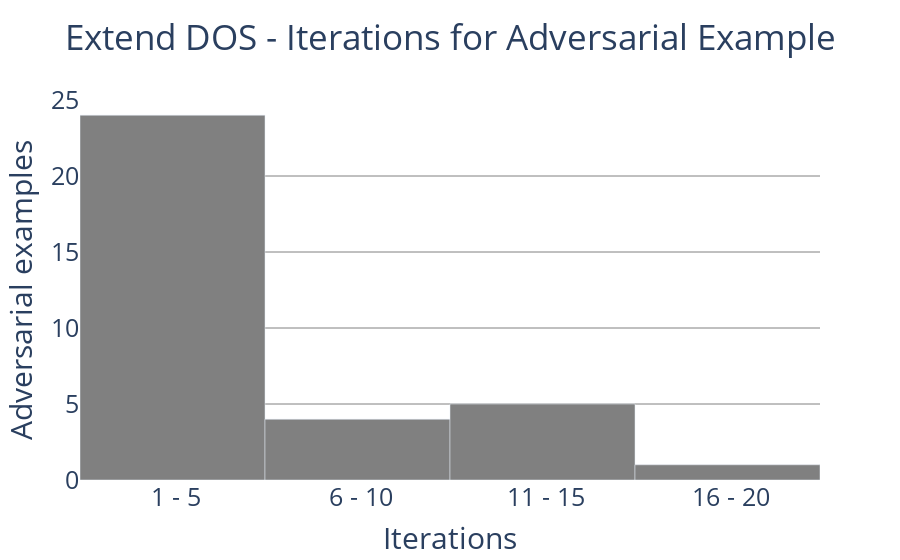

Write notebook code for a chart like this one.
### Code cell
dt = extenddos[0:4]
b = go.Bar(x = dt["Iterations"], y = dt["Adversarial examples"])

fig = go.Figure(data=b,layout=dict(title=dict(text="Extend DOS - Iterations for Adversarial Example", xanchor="center", x = 0.5)))
fig.update_layout(xaxis_title="Iterations",yaxis_title="Adversarial examples",bargap=0,colorway=["grey"],yaxis_range=[0,25],font=dict(size=25),plot_bgcolor="white",yaxis_gridcolor="grey")

### Figure 1 — Plotly figure (JSON) as saved in the notebook; plotly's stock layout.template omitted (floating-point values rounded to 4 significant figures)
{"data": [{"type": "bar", "x": [" 1 - 5", " 6 - 10", " 11 - 15", " 16 - 20"], "y": [24, 4, 5, 1]}], "layout": {"bargap": 0, "colorway": ["grey"], "font": {"size": 25}, "plot_bgcolor": "white", "title": {"text": "Extend DOS - Iterations for Adversarial Example", "x": 0.5, "xanchor": "center"}, "xaxis": {"title": {"text": "Iterations"}}, "yaxis": {"gridcolor": "grey", "range": [0, 25], "title": {"text": "Adversarial examples"}}}}
